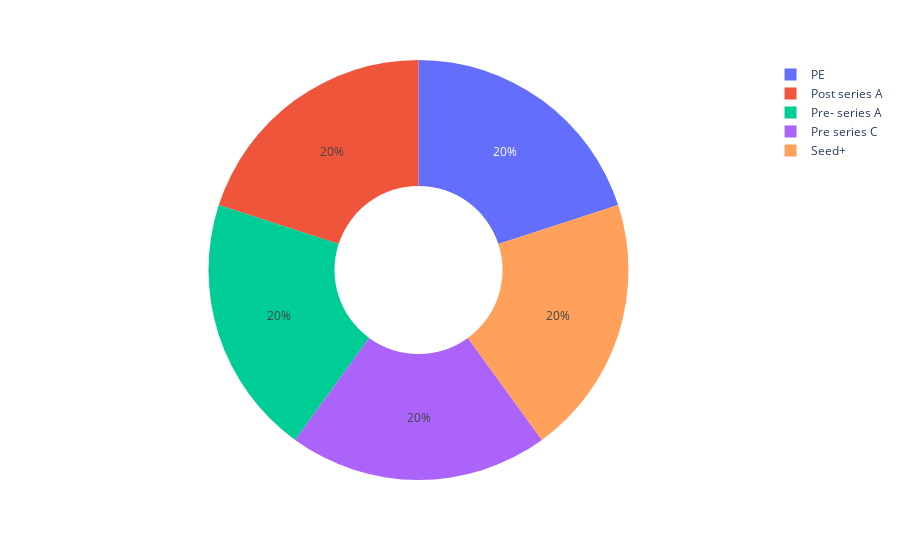

The code cell stored with this chart in its notebook:
### Code cell
# Create the donut chart
fig = px.pie(low_5_stages, values='Amount', names='Stage', hole=.4)
fig.show()

### Figure 1 — Plotly figure (JSON) as saved in the notebook; plotly's stock layout.template omitted (floating-point values rounded to 4 significant figures)
{"data": [{"domain": {"x": [0, 1], "y": [0, 1]}, "hole": 0.4, "hovertemplate": "Stage=%{label}<br>Amount=%{value}<extra></extra>", "labels": ["PE", "Post series A", "Pre- series A", "Pre series C", "Seed+"], "legendgroup": "", "name": "", "showlegend": true, "type": "pie", "values": [1, 1, 1, 1, 1]}], "layout": {"legend": {"tracegroupgap": 0}, "margin": {"t": 60}}}
